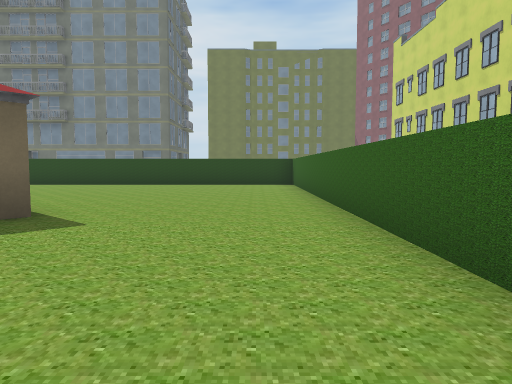
[1] (above)

24 first-person views from a walk through a Unity game level. The camera is 1.2 m above the floor, tilts 4° down and sees 70° across. The floor is counted in squares, 2 m on a side. Each view is taken from the middle of a square. On the plan, view 1 faces up. The plan holds only what a view shows up to about 10 squares ahead; the rest is blank. The place goes on beyond the plan. The player character is not drawn. Some surface patterns are stand-ins.

[2]
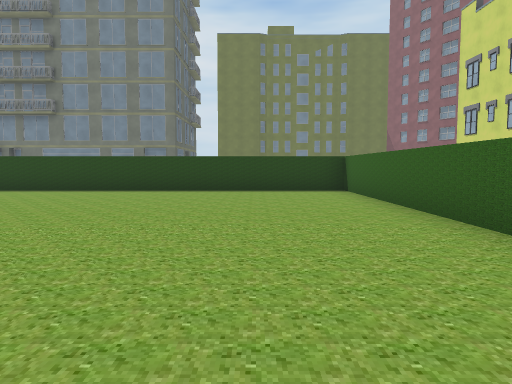

[3]
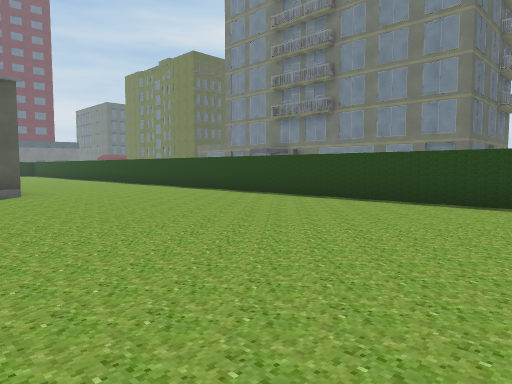

[4]
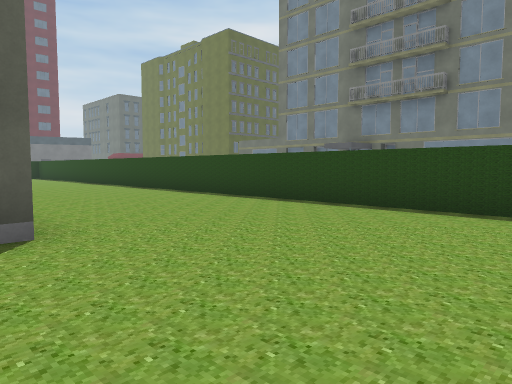

[5]
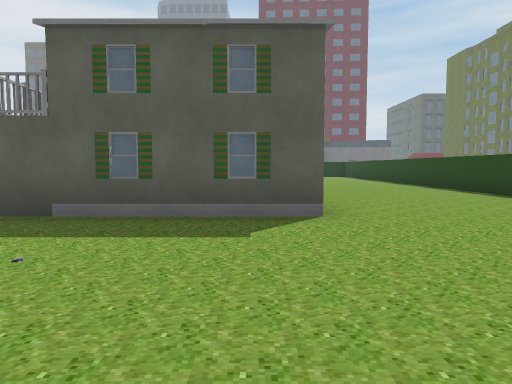

[6]
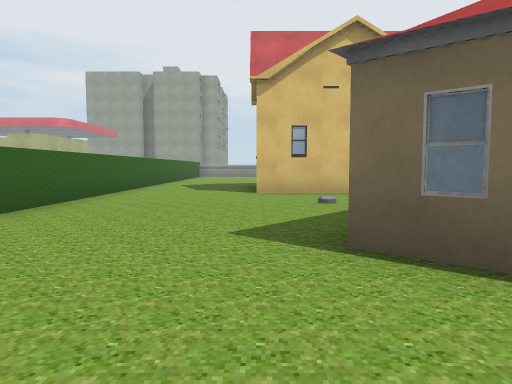

[7]
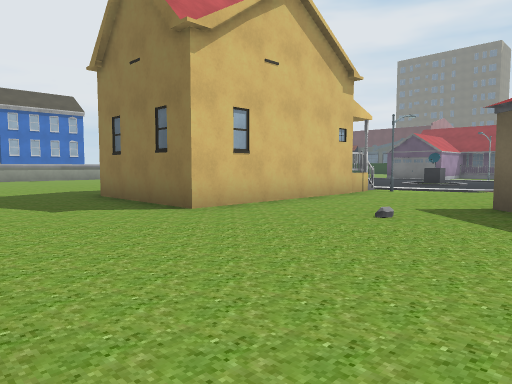

[8]
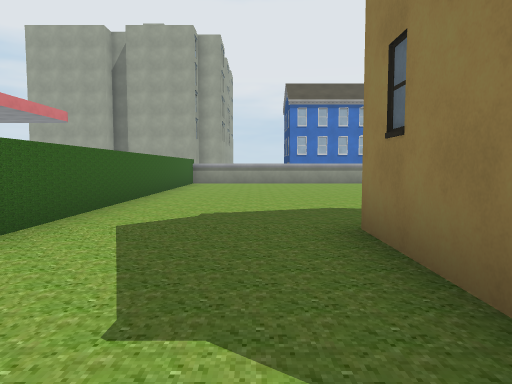

[9]
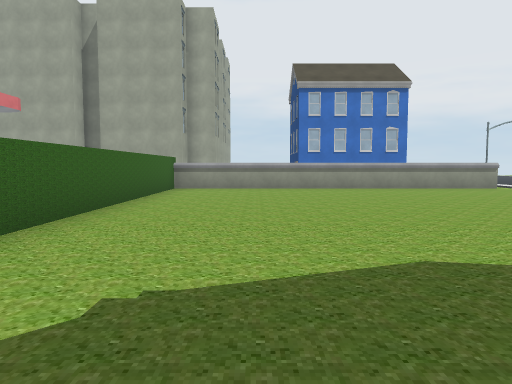

[10]
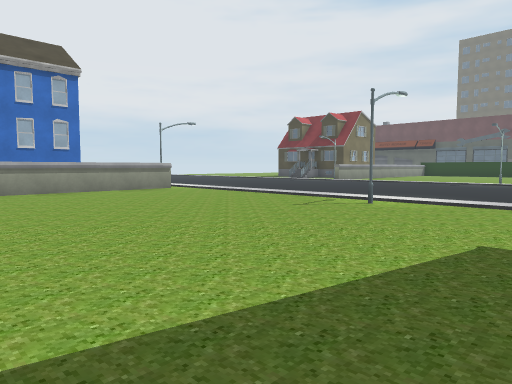

[11]
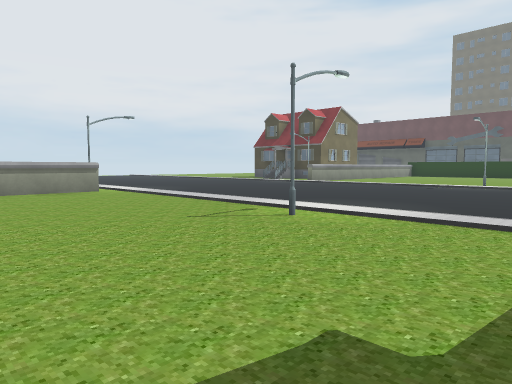

[12]
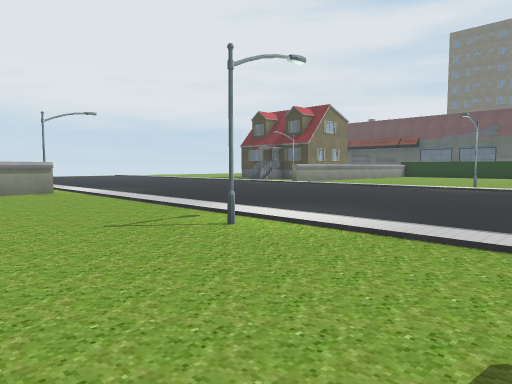

[13]
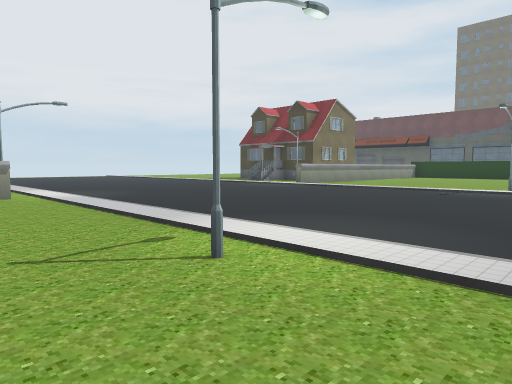

[14]
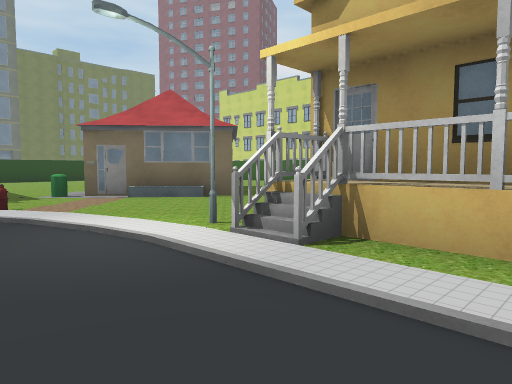

[15]
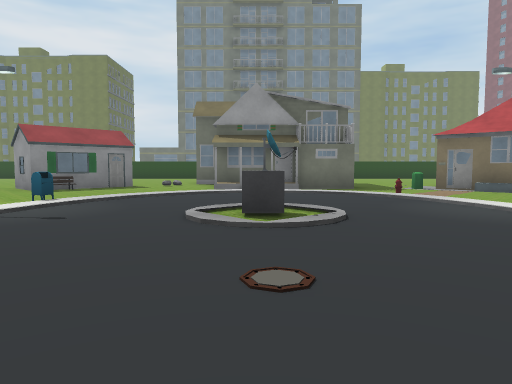

[16]
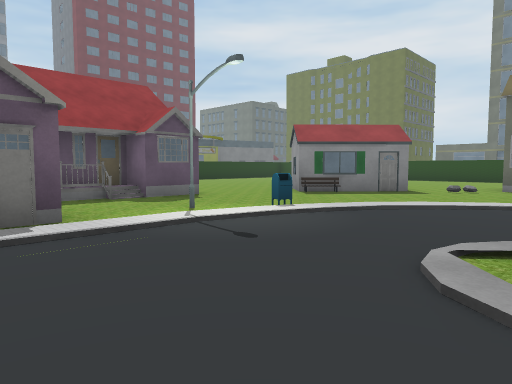

[17]
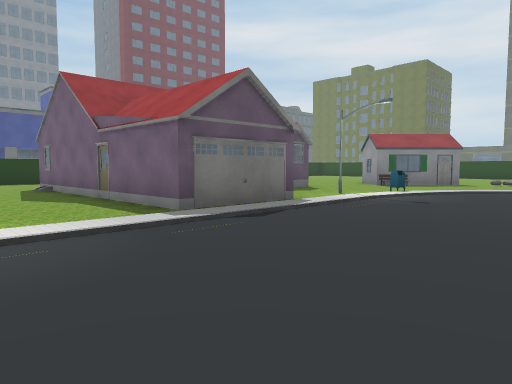

[18]
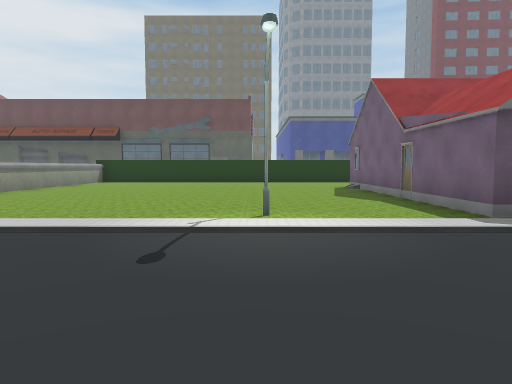

[19]
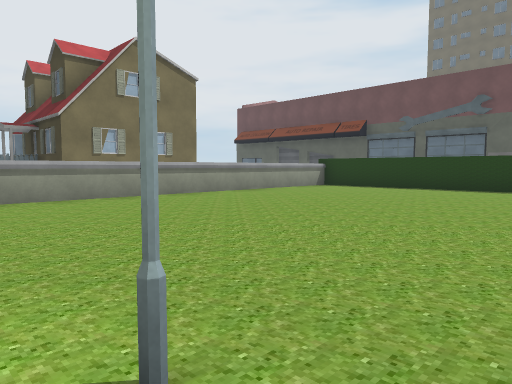

[20]
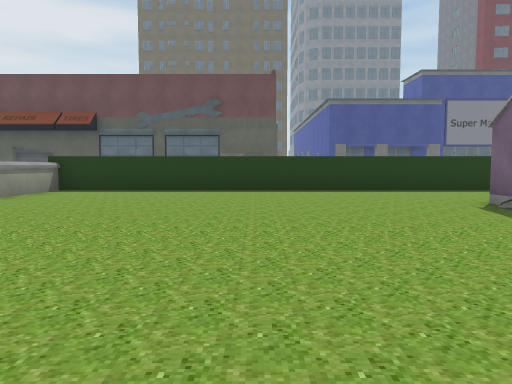

[21]
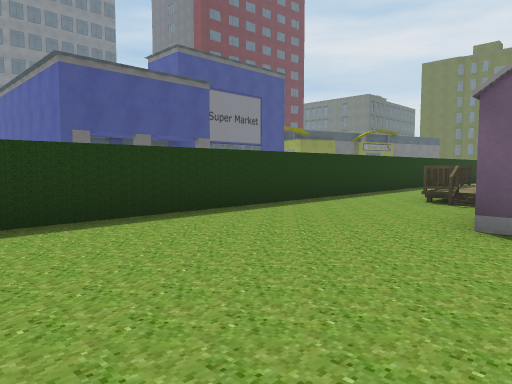

[22]
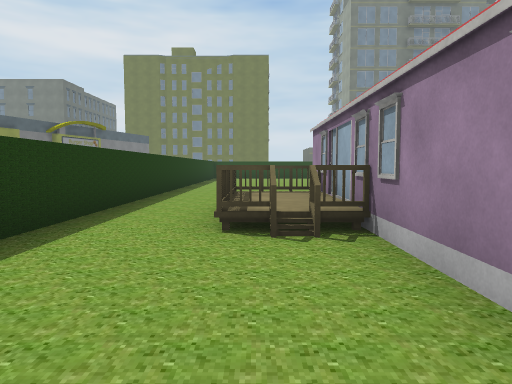

[23]
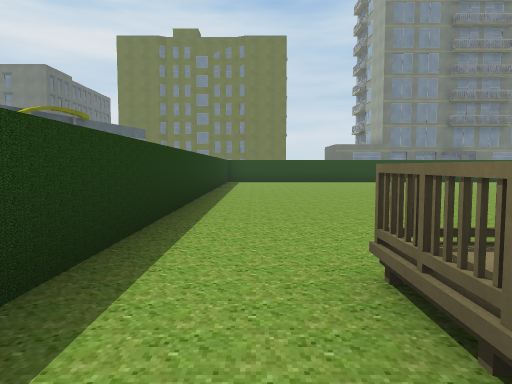

[24]
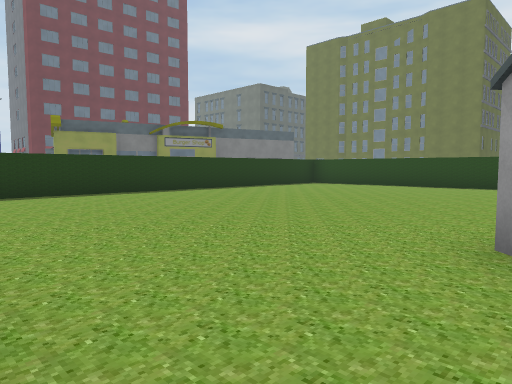

### Floor plan
Key: @ floor where view 1 was taken; # wall or solid block; x gap in a wall; . floor; / step, stairs or slope; ^ raised ledge; B building; S streetlight; I bin; H hydrant; E bench; M mailbox; C grey cube; O other object.
Columns run from 26 left of view 1 to 2 right of it. Each row starts with its distance up from view 1.
 12      ##    ##################
 11     ...   ..................#
 10    ....   ..................#
  9   .....   ..................#
  8 #.......      ..............#
  7 #.......        #...........#
  6 #.......  ...   #.... ......#
  5 #.......  #..   #...   .....#
  4 #.......#BE../  B.IB   #....#
  3 #.............   ...## .....#
  2 #................H...#......#
  1 #... .......................#
  0 #.B#  ##..M...............@.#
 -1 #.B#   B..S..O.O..SB........#
 -2 #.B#   B......C....B#   #...#
 -3 #.B#      .........B#   #...#
 -4 #..#      .........B    #...#
 -5 #..#######......  ..........#
 -6 #...........................#
 -7 #...........................#
 -8 #.........S.......S.........#
 -9 #...........................#
-10 #...........................#
-11 #...........................#
-12 #.........  ................#
-13 #.........   ...............#
-14 x^^^^^^^^^    ....S^^^^^^^^^

Positions as (right, up) in squares from view 1, and headings:
1: (0, 0), facing up
2: (-1, 3), facing up
3: (-1, 6), facing up-left
4: (-6, 7), facing up-left
5: (-5, 7), facing left
6: (-2, 7), facing down
7: (1, 3), facing down-left
8: (-1, -1), facing down
9: (-1, -4), facing down
10: (-2, -5), facing down-left
11: (-4, -5), facing down-left
12: (-5, -5), facing down-left
13: (-6, -6), facing down-left
14: (-10, -4), facing up-right
15: (-12, -6), facing up
16: (-12, -4), facing up-left
17: (-12, -8), facing up-left
18: (-12, -8), facing left
19: (-16, -7), facing down-left
20: (-17, -9), facing left
21: (-22, -9), facing up-left
22: (-24, -6), facing up
23: (-25, -2), facing up
24: (-18, 1), facing up-left
